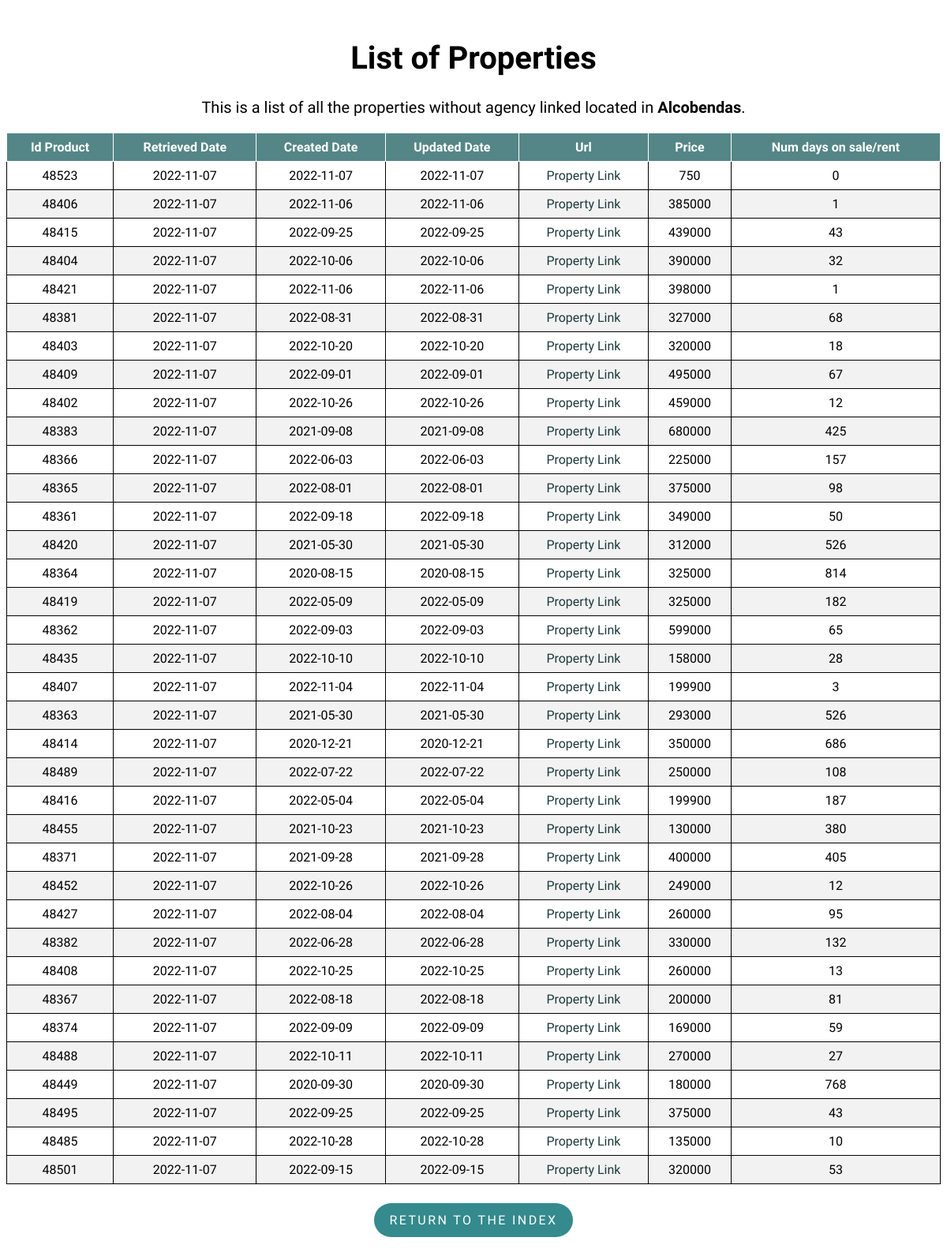
Page /property/Alcobendas on the committed database.
### flask-app/read_db.py (models this page shows)
class Property(db.Model):
    __tablename__ = 'properties'
    id_product = db.Column(db.Integer, primary_key=True)
    retrieved_date = db.Column(db.Date)
    created_date = db.Column(db.Date)
    url = db.Column(db.Text)
    mobile = db.Column(db.Integer)
    agency = db.Column(db.Text)
    real_estate_id = db.Column(db.Integer)
    price = db.Column(db.Integer)
    type_id = db.Column(db.Integer)
    trans_type_id = db.Column(db.Integer)
    location = db.Column(db.Text)
    num_days = db.Column(db.Integer)
    updated_date = db.Column(db.Date)

### flask-app/read_db.py (the view)
@app.route('/property/<location>', methods=['GET', 'POST'])
def property(location):
    properties = Property.query.filter_by(
        type_id=1, location=location).order_by(Property.url).distinct()
    return render_template('list.html', properties=properties, location=location)

### flask-app/templates/list.html (shortened to what this page needs)
<!DOCTYPE html>
<html lang="en">
<head>
    <link rel="stylesheet" type="text/css" href="{{ url_for('static', filename='styles/style.css') }}">
    <link rel="stylesheet" type="text/css" href="{{ url_for('static', filename='styles/tablesort.css') }}">
</head>
<body>
    <h1 class="list_header" style="font-size:40px;">List of Properties</h1>
    <p class="list_header" style="margin-top: 25px;font-size:20px;">This is a list of all the properties without agency linked located in
        <strong>{{ location }}</strong>.
    </p>
    <table class="table table-sortable">
        <thead>
            <tr>
                <th>Id Product</th>
                <th>Retrieved Date</th>
                <th>Created Date</th>
                <th>Updated Date</th>
                <th>Url</th>
                <th>Price</th>
                <th>Num days on sale/rent</th>
            </tr>
        </thead>
        <tbody>
            {% for property in properties %}
            <tr>
                <td>{{ property.id_product }}</td>
                <td>{{ property.retrieved_date }}</td>
                <td>{{ property.created_date }}</td>
                <td>{{ property.updated_date }}</td>
                <td>
                    <a class="property_link" href={{ property.url }}>Property Link</a>
                </td>
                <td><a>{{ property.price }}</a></td>
                <td>{{ property.num_days }}</td>
            </tr>
            {% endfor %}
        </tbody>
    </table>
    <div class = "btn_container">
        <p class="return_btn"><a class = "btn_link" href="{{ url_for('index') }}">Return to the index</a></p>
    </div>
</body>
</html>

### flask-app/static/styles/style.css (style rules this page uses)
body { font-family: 'Muli','Open Sans','Open Sans-fallback',sans-serif; }
table, th, td { border: 1px solid; }
table { width: 100%; border-collapse: collapse; }
th, td { text-align: center; padding: 8px; }
tr:nth-child(even) { background-color: #f2f2f2 }
th { background-color: rgb(84, 134, 135); color: white; }
.index_header, .list_header { margin-top: 50px; text-align: center; }
a.property_link { text-decoration: none; }
a.property_link:link, a.property_link:visited { color: rgb(28, 58, 58); }
.return_btn { display: inline-block; padding: .75rem 1.25rem; border-radius: 10rem; text-transform: uppercase; font-size: 1rem; letter-spacing: .15rem; transition: all .3s; position: relative; overflow: hidden; z-index: 1; background-color: rgb(52, 138, 140); }
.btn_link { text-decoration: none; color: #fff; }
.btn_container { margin-top: 8px; display: flex; justify-content: center; align-items: center; }

### flask-app/static/styles/tablesort.css (style rules this page uses)
.table-sortable th { cursor: pointer; }

### rows in the picture
Property: id_product "48523", retrieved_date "2022-11-07", created_date "2022-11-07", updated_date "2022-11-07", price "750", num_days "0"
Property: id_product "48406", retrieved_date "2022-11-07", created_date "2022-11-06", updated_date "2022-11-06", price "385000", num_days "1"
Property: id_product "48415", retrieved_date "2022-11-07", created_date "2022-09-25", updated_date "2022-09-25", price "439000", num_days "43"
Property: id_product "48404", retrieved_date "2022-11-07", created_date "2022-10-06", updated_date "2022-10-06", price "390000", num_days "32"
Property: id_product "48421", retrieved_date "2022-11-07", created_date "2022-11-06", updated_date "2022-11-06", price "398000", num_days "1"
Property: id_product "48381", retrieved_date "2022-11-07", created_date "2022-08-31", updated_date "2022-08-31", price "327000", num_days "68"
Property: id_product "48403", retrieved_date "2022-11-07", created_date "2022-10-20", updated_date "2022-10-20", price "320000", num_days "18"
Property: id_product "48409", retrieved_date "2022-11-07", created_date "2022-09-01", updated_date "2022-09-01", price "495000", num_days "67"
Property: id_product "48402", retrieved_date "2022-11-07", created_date "2022-10-26", updated_date "2022-10-26", price "459000", num_days "12"
Property: id_product "48383", retrieved_date "2022-11-07", created_date "2021-09-08", updated_date "2021-09-08", price "680000", num_days "425"
Property: id_product "48366", retrieved_date "2022-11-07", created_date "2022-06-03", updated_date "2022-06-03", price "225000", num_days "157"
Property: id_product "48365", retrieved_date "2022-11-07", created_date "2022-08-01", updated_date "2022-08-01", price "375000", num_days "98"
Property: id_product "48361", retrieved_date "2022-11-07", created_date "2022-09-18", updated_date "2022-09-18", price "349000", num_days "50"
Property: id_product "48420", retrieved_date "2022-11-07", created_date "2021-05-30", updated_date "2021-05-30", price "312000", num_days "526"
Property: id_product "48364", retrieved_date "2022-11-07", created_date "2020-08-15", updated_date "2020-08-15", price "325000", num_days "814"
Property: id_product "48419", retrieved_date "2022-11-07", created_date "2022-05-09", updated_date "2022-05-09", price "325000", num_days "182"
Property: id_product "48362", retrieved_date "2022-11-07", created_date "2022-09-03", updated_date "2022-09-03", price "599000", num_days "65"
Property: id_product "48435", retrieved_date "2022-11-07", created_date "2022-10-10", updated_date "2022-10-10", price "158000", num_days "28"
Property: id_product "48407", retrieved_date "2022-11-07", created_date "2022-11-04", updated_date "2022-11-04", price "199900", num_days "3"
Property: id_product "48363", retrieved_date "2022-11-07", created_date "2021-05-30", updated_date "2021-05-30", price "293000", num_days "526"
Property: id_product "48414", retrieved_date "2022-11-07", created_date "2020-12-21", updated_date "2020-12-21", price "350000", num_days "686"
Property: id_product "48489", retrieved_date "2022-11-07", created_date "2022-07-22", updated_date "2022-07-22", price "250000", num_days "108"
Property: id_product "48416", retrieved_date "2022-11-07", created_date "2022-05-04", updated_date "2022-05-04", price "199900", num_days "187"
Property: id_product "48455", retrieved_date "2022-11-07", created_date "2021-10-23", updated_date "2021-10-23", price "130000", num_days "380"
Property: id_product "48371", retrieved_date "2022-11-07", created_date "2021-09-28", updated_date "2021-09-28", price "400000", num_days "405"
Property: id_product "48452", retrieved_date "2022-11-07", created_date "2022-10-26", updated_date "2022-10-26", price "249000", num_days "12"
Property: id_product "48427", retrieved_date "2022-11-07", created_date "2022-08-04", updated_date "2022-08-04", price "260000", num_days "95"
Property: id_product "48382", retrieved_date "2022-11-07", created_date "2022-06-28", updated_date "2022-06-28", price "330000", num_days "132"
Property: id_product "48408", retrieved_date "2022-11-07", created_date "2022-10-25", updated_date "2022-10-25", price "260000", num_days "13"
Property: id_product "48367", retrieved_date "2022-11-07", created_date "2022-08-18", updated_date "2022-08-18", price "200000", num_days "81"
Property: id_product "48374", retrieved_date "2022-11-07", created_date "2022-09-09", updated_date "2022-09-09", price "169000", num_days "59"
Property: id_product "48488", retrieved_date "2022-11-07", created_date "2022-10-11", updated_date "2022-10-11", price "270000", num_days "27"
Property: id_product "48449", retrieved_date "2022-11-07", created_date "2020-09-30", updated_date "2020-09-30", price "180000", num_days "768"
Property: id_product "48495", retrieved_date "2022-11-07", created_date "2022-09-25", updated_date "2022-09-25", price "375000", num_days "43"
Property: id_product "48485", retrieved_date "2022-11-07", created_date "2022-10-28", updated_date "2022-10-28", price "135000", num_days "10"
Property: id_product "48501", retrieved_date "2022-11-07", created_date "2022-09-15", updated_date "2022-09-15", price "320000", num_days "53"

### other values in the picture
{{ location }} "Alcobendas"
